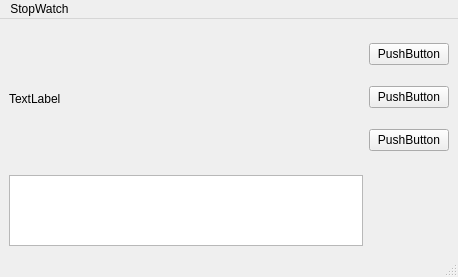
<?xml version="1.0" encoding="UTF-8"?>
<ui version="4.0">
 <class>MainWindow</class>
 <widget class="QMainWindow" name="MainWindow">
  <property name="geometry">
   <rect>
    <x>0</x>
    <y>0</y>
    <width>458</width>
    <height>277</height>
   </rect>
  </property>
  <property name="windowTitle">
   <string>MainWindow</string>
  </property>
  <widget class="QWidget" name="centralwidget">
   <layout class="QGridLayout" name="gridLayout">
    <item row="0" column="0">
     <widget class="QLabel" name="tl_time">
      <property name="minimumSize">
       <size>
        <width>321</width>
        <height>141</height>
       </size>
      </property>
      <property name="text">
       <string>TextLabel</string>
      </property>
     </widget>
    </item>
    <item row="0" column="1">
     <layout class="QVBoxLayout" name="verticalLayout">
      <item>
       <widget class="QPushButton" name="pb_start_stop">
        <property name="text">
         <string>PushButton</string>
        </property>
       </widget>
      </item>
      <item>
       <widget class="QPushButton" name="pb_lap">
        <property name="text">
         <string>PushButton</string>
        </property>
       </widget>
      </item>
      <item>
       <widget class="QPushButton" name="pb_reset">
        <property name="text">
         <string>PushButton</string>
        </property>
       </widget>
      </item>
     </layout>
    </item>
    <item row="1" column="0">
     <widget class="QTextBrowser" name="tb_lap_info"/>
    </item>
   </layout>
  </widget>
  <widget class="QMenuBar" name="menubar">
   <property name="geometry">
    <rect>
     <x>0</x>
     <y>0</y>
     <width>458</width>
     <height>23</height>
    </rect>
   </property>
   <widget class="QMenu" name="menuStopWatch">
    <property name="title">
     <string>StopWatch</string>
    </property>
   </widget>
   <addaction name="menuStopWatch"/>
  </widget>
  <widget class="QStatusBar" name="statusbar"/>
 </widget>
 <resources/>
 <connections/>
</ui>
